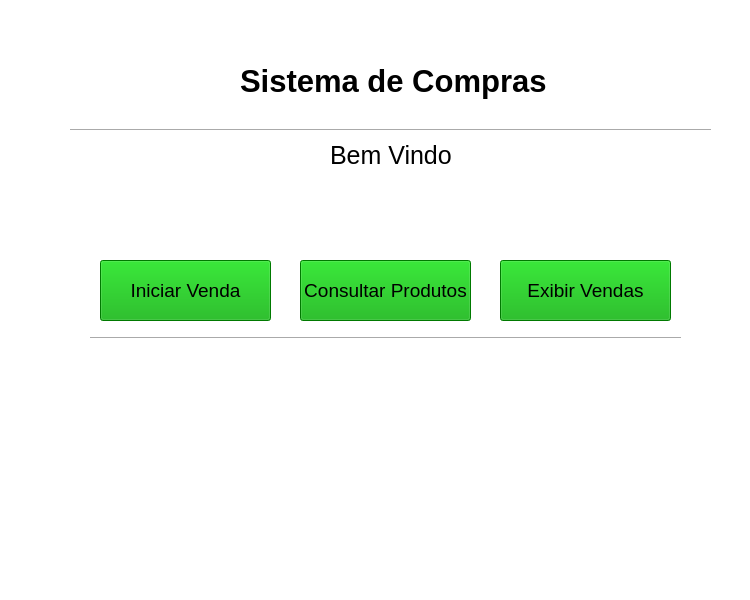
<?xml version="1.0" encoding="UTF-8"?>
<ui version="4.0">
 <class>MainWindow</class>
 <widget class="QMainWindow" name="MainWindow">
  <property name="geometry">
   <rect>
    <x>0</x>
    <y>0</y>
    <width>750</width>
    <height>600</height>
   </rect>
  </property>
  <property name="windowTitle">
   <string>MainWindow</string>
  </property>
  <property name="styleSheet">
   <string notr="true">background-color: rgb(255, 255, 255);</string>
  </property>
  <widget class="QWidget" name="centralwidget">
   <widget class="QLabel" name="label">
    <property name="geometry">
     <rect>
      <x>240</x>
      <y>30</y>
      <width>331</width>
      <height>101</height>
     </rect>
    </property>
    <property name="font">
     <font>
      <pointsize>23</pointsize>
      <weight>75</weight>
      <bold>true</bold>
     </font>
    </property>
    <property name="text">
     <string>Sistema de Compras</string>
    </property>
   </widget>
   <widget class="QLabel" name="label_2">
    <property name="geometry">
     <rect>
      <x>330</x>
      <y>130</y>
      <width>131</width>
      <height>51</height>
     </rect>
    </property>
    <property name="font">
     <font>
      <pointsize>19</pointsize>
     </font>
    </property>
    <property name="text">
     <string>Bem Vindo</string>
    </property>
   </widget>
   <widget class="QPushButton" name="pushButton">
    <property name="geometry">
     <rect>
      <x>100</x>
      <y>260</y>
      <width>171</width>
      <height>61</height>
     </rect>
    </property>
    <property name="font">
     <font>
      <pointsize>14</pointsize>
     </font>
    </property>
    <property name="styleSheet">
     <string notr="true">background-color: rgb(0, 170, 0);</string>
    </property>
    <property name="text">
     <string>Iniciar Venda</string>
    </property>
   </widget>
   <widget class="QPushButton" name="pushButton_2">
    <property name="geometry">
     <rect>
      <x>300</x>
      <y>260</y>
      <width>171</width>
      <height>61</height>
     </rect>
    </property>
    <property name="font">
     <font>
      <pointsize>14</pointsize>
     </font>
    </property>
    <property name="styleSheet">
     <string notr="true">background-color: rgb(0, 170, 0);</string>
    </property>
    <property name="text">
     <string>Consultar Produtos</string>
    </property>
   </widget>
   <widget class="QPushButton" name="pushButton_3">
    <property name="geometry">
     <rect>
      <x>500</x>
      <y>260</y>
      <width>171</width>
      <height>61</height>
     </rect>
    </property>
    <property name="font">
     <font>
      <pointsize>14</pointsize>
     </font>
    </property>
    <property name="styleSheet">
     <string notr="true">background-color: rgb(0, 170, 0);</string>
    </property>
    <property name="text">
     <string>Exibir Vendas</string>
    </property>
   </widget>
   <widget class="Line" name="line">
    <property name="geometry">
     <rect>
      <x>70</x>
      <y>120</y>
      <width>641</width>
      <height>21</height>
     </rect>
    </property>
    <property name="font">
     <font>
      <pointsize>24</pointsize>
      <weight>50</weight>
      <italic>false</italic>
      <bold>false</bold>
     </font>
    </property>
    <property name="orientation">
     <enum>Qt::Horizontal</enum>
    </property>
   </widget>
   <widget class="Line" name="line_2">
    <property name="geometry">
     <rect>
      <x>90</x>
      <y>330</y>
      <width>591</width>
      <height>16</height>
     </rect>
    </property>
    <property name="orientation">
     <enum>Qt::Horizontal</enum>
    </property>
   </widget>
  </widget>
  <widget class="QMenuBar" name="menubar">
   <property name="geometry">
    <rect>
     <x>0</x>
     <y>0</y>
     <width>750</width>
     <height>21</height>
    </rect>
   </property>
  </widget>
  <widget class="QStatusBar" name="statusbar"/>
 </widget>
 <resources/>
 <connections/>
</ui>
